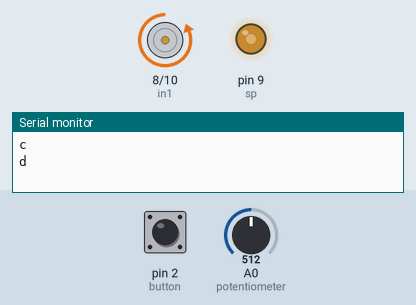
A sketch run on a simulated Arduino Uno, built with avr-gcc and run on an emulated ATmega328P. Parts: motor-driver pin pairs drawn as motors (green arrow = first pin HIGH = forward, orange = second pin HIGH = backward, longer = more drive), output pins drawn as LEDs (lit = HIGH), the last lines printed to the serial monitor. Inputs (shaded band) come from the test bench; at power-on: A0 (potentiometer) = 512, pin 2 (button) LOW.

Above: at 3.8 s.
3.9 s: A0 (potentiometer) set to 716
At 6.4 s:
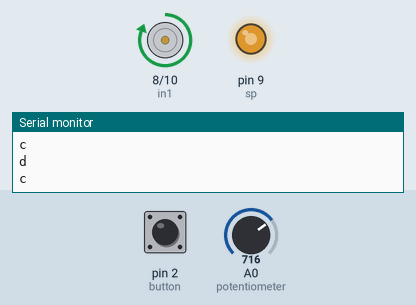
11.7 s: A0 (potentiometer) set to 900
At 16.0 s:
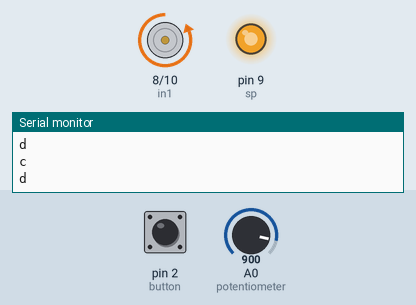
19.5 s: A0 (potentiometer) set to 122
At 21.7 s:
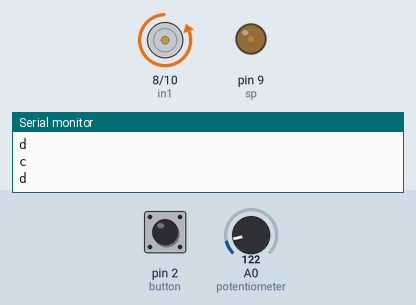
27.3 s: A0 (potentiometer) set to 0
At 31.2 s:
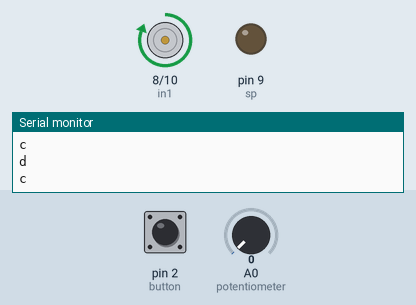
40.6 s: A0 (potentiometer) set to 511
At 42.5 s:
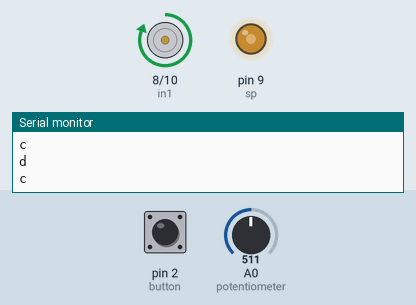
Timing chart, 0 to 49.4 s (numbered marks = the images above; inputs shaded):
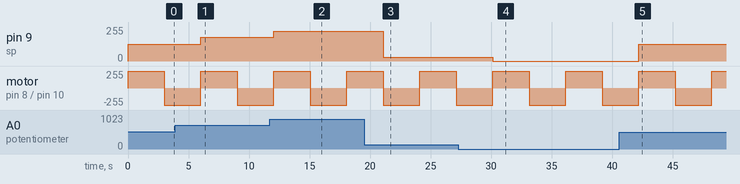

The sketch:

2016510040_Elif_Karatas_LAB3_Code.ino
```cpp
#define in2 10
#define in1 8
#define sp 9
#define pot A0
#define button 2

int direction = 0; // for rotate state
int count1 = 0, count2 = 0; // for delays and loops
int pressed = false; // for button controls

void setup()
{
  pinMode(sp, OUTPUT);
  pinMode(in1, OUTPUT);
  pinMode(in2, OUTPUT);
  pinMode(button, INPUT);
  Serial.begin(9600);
}

void loop()
{
  int potValue = analogRead(A0); // read potentiometer value
  int pwmOutput = map(potValue, 0, 1023, 0 , 255); // potentiometer value from 0 to 255
  analogWrite(sp, pwmOutput); // send signal to pin

  // if button is pressed
  if (digitalRead(button) == true) {
        pressed = !pressed;
  }

  // if button is pressed - change rotation direction
  if (pressed == true) {
    // if direction rotate is 0
    if(direction == 0){
      // rotate to 1
      direction = 1;
      Serial.println("a");
      // call d0 void for rotating
      d0();
    }
    // if direction rotate is 1
    else{
      direction = 0;
      // rotate to 0
      Serial.println("b");
      // call d1 void for rotating
      d1();
    }
  }
  // reset counters for 3seconds delay and loop
  count1 = 0;
  count2 = 0;

  // if button is pressed - change rotation direction
  if (pressed == false) {
    // if direction rotate is 0
    if(direction == 0){
      // rotate to 1
      direction = 1;
      Serial.println("c");
      // call d0 void for rotating
      d0();
    }
    // if direction rotate is 1
    else{
      direction = 0;
      // rotate to 0
      Serial.println("d");
      // call d1 void for rotating
      d1();
    }
  }
  // reset counters for 3seconds delay and loop
  count1 = 0;
  count2 = 0;

}

// rotate clockwise
void d0(){
  while(count2<=300){
            digitalWrite(in1, HIGH);
            digitalWrite(in2, LOW);
            count2++;
    		delay(10);
  }
}

// rotate reverse-clockwise
void d1(){
  while(count1<=300){
            digitalWrite(in1, LOW);
            digitalWrite(in2, HIGH);
            count1++;
    		delay(10);
  }
}
```

Measured:
- after the input at 3.9 s, pin 9 (sp): 127/255 → 178/255 after 2.1 s
- after the input at 11.7 s, pin 9 (sp): 178/255 → 224/255 after 0.36 s
- after the input at 19.5 s, pin 9 (sp): 224/255 → 30/255 after 1.6 s
- after the input at 27.3 s, pin 9 (sp): 30/255 → 0/255 after 2.8 s
- after the input at 40.6 s, pin 9 (sp): 0/255 → 127/255 after 1.6 s
- by itself, motor on pin 8 (in1) / pin 10 (in2): alternates forward 255/255 for 3.0 s and backward 255/255 for 3.0 s
